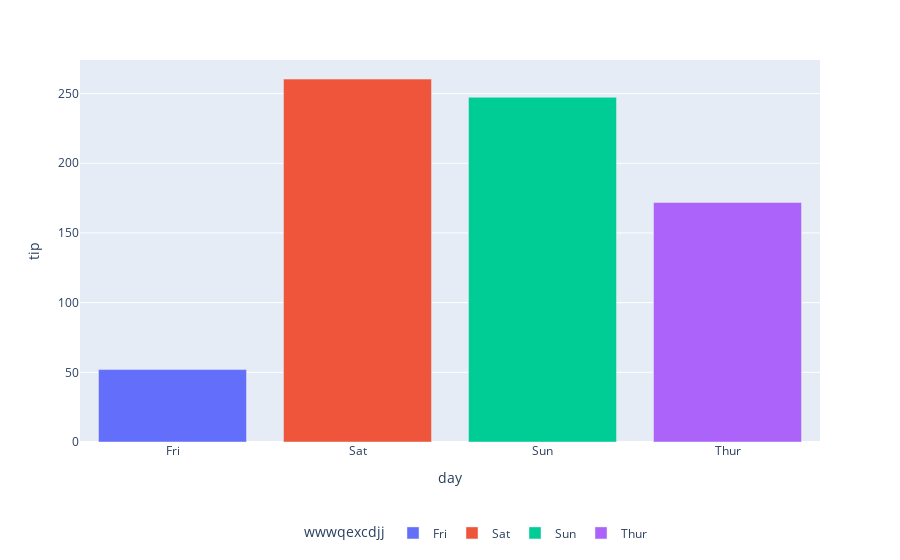

The code cell stored with this chart in its notebook:
### Code cell
fig = px.bar(
    data_frame = tips_n_sizes,
    x = 'day',
    y = 'tip',
    color = 'day'
)
fig.update_layout({
    'showlegend': True,
    'legend': {'y': -.2, 'orientation': 'h', 'title': 'wwwqexcdjj', 'x': .3}
})
fig.show()

### Figure 1 — Plotly figure (JSON) as saved in the notebook; plotly's stock layout.template omitted (floating-point values rounded to 4 significant figures)
{"data": [{"hovertemplate": "day=%{x}<br>tip=%{y}<extra></extra>", "legendgroup": "Fri", "marker": {"color": "#636efa", "pattern": {"shape": ""}}, "name": "Fri", "orientation": "v", "showlegend": true, "textposition": "auto", "type": "bar", "x": ["Fri"], "xaxis": "x", "y": [51.96], "yaxis": "y"}, {"hovertemplate": "day=%{x}<br>tip=%{y}<extra></extra>", "legendgroup": "Sat", "marker": {"color": "#EF553B", "pattern": {"shape": ""}}, "name": "Sat", "orientation": "v", "showlegend": true, "textposition": "auto", "type": "bar", "x": ["Sat"], "xaxis": "x", "y": [260.4], "yaxis": "y"}, {"hovertemplate": "day=%{x}<br>tip=%{y}<extra></extra>", "legendgroup": "Sun", "marker": {"color": "#00cc96", "pattern": {"shape": ""}}, "name": "Sun", "orientation": "v", "showlegend": true, "textposition": "auto", "type": "bar", "x": ["Sun"], "xaxis": "x", "y": [247.4], "yaxis": "y"}, {"hovertemplate": "day=%{x}<br>tip=%{y}<extra></extra>", "legendgroup": "Thur", "marker": {"color": "#ab63fa", "pattern": {"shape": ""}}, "name": "Thur", "orientation": "v", "showlegend": true, "textposition": "auto", "type": "bar", "x": ["Thur"], "xaxis": "x", "y": [171.8], "yaxis": "y"}], "layout": {"barmode": "relative", "legend": {"orientation": "h", "title": {"text": "wwwqexcdjj"}, "tracegroupgap": 0, "x": 0.3, "y": -0.2}, "margin": {"t": 60}, "showlegend": true, "xaxis": {"anchor": "y", "categoryarray": ["Fri", "Sat", "Sun", "Thur"], "categoryorder": "array", "domain": [0, 1], "title": {"text": "day"}}, "yaxis": {"anchor": "x", "domain": [0, 1], "title": {"text": "tip"}}}}
